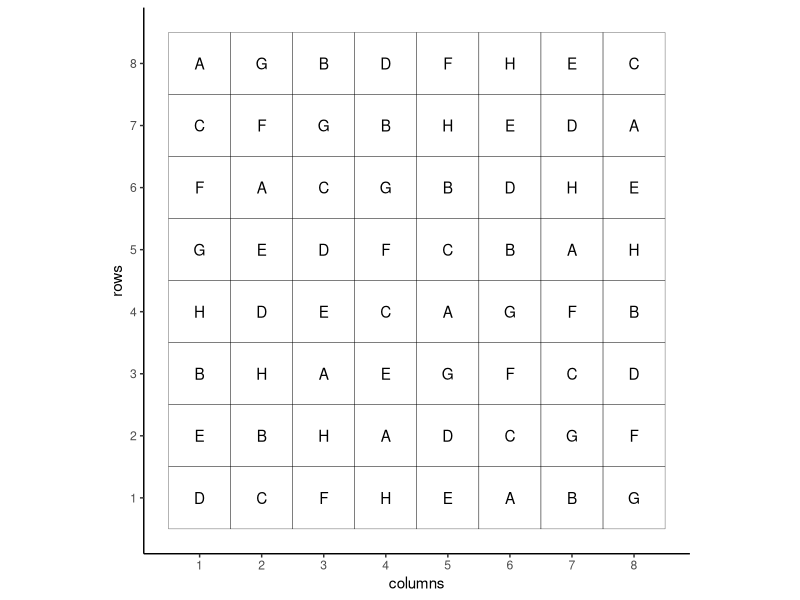
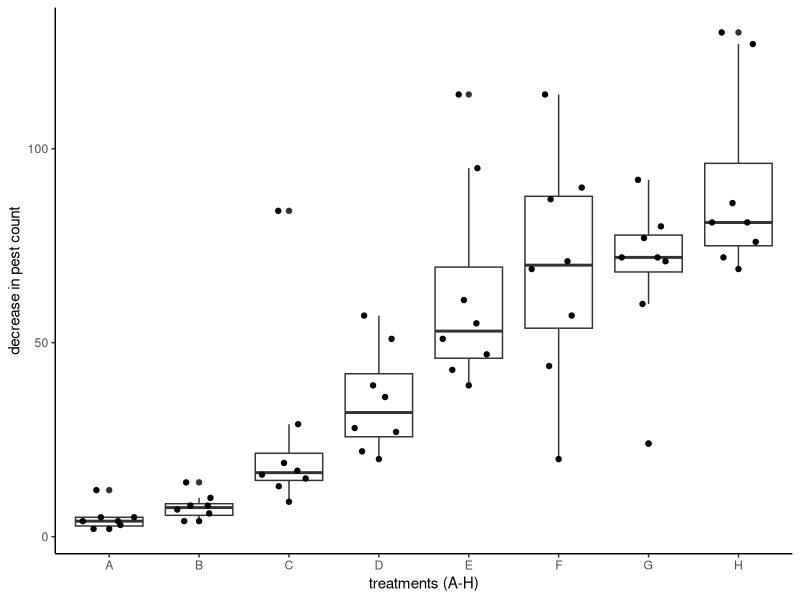
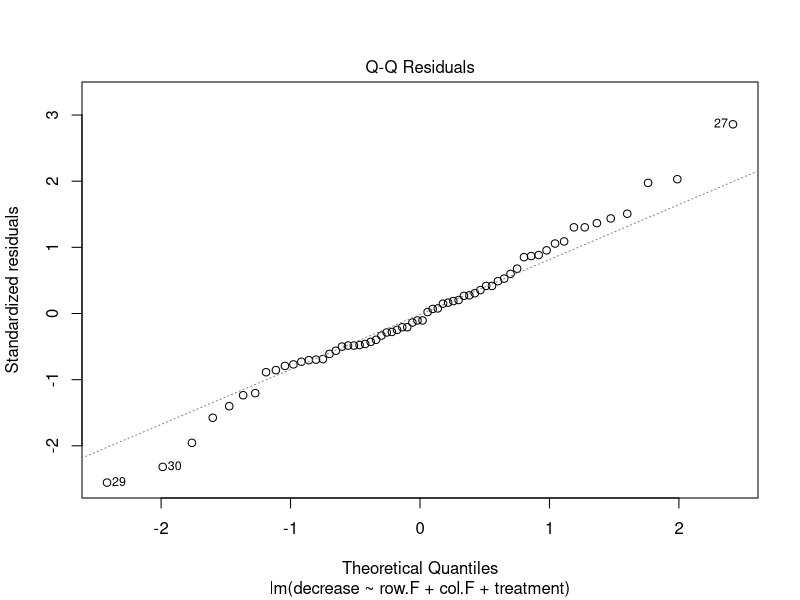
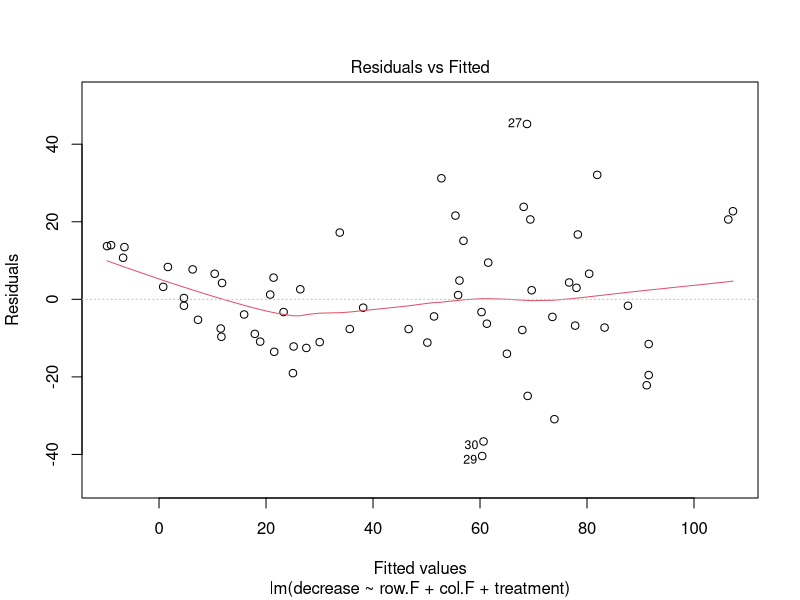
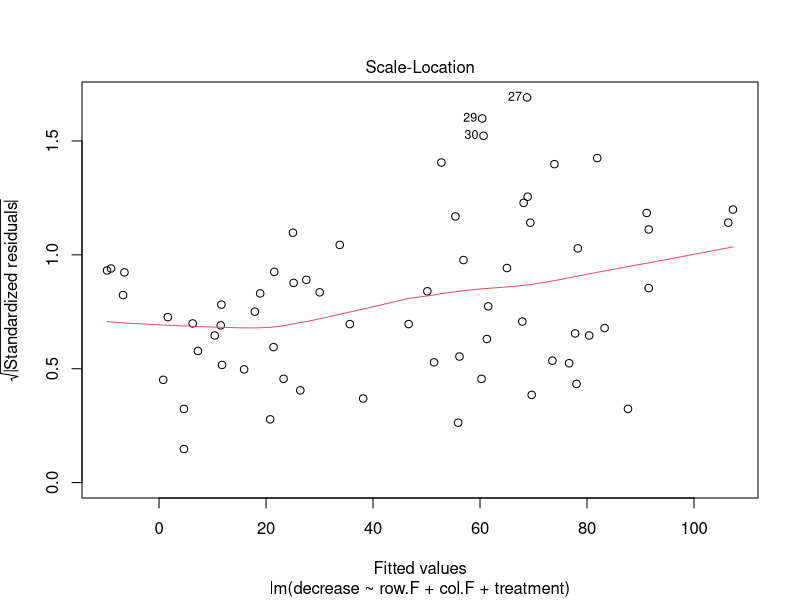
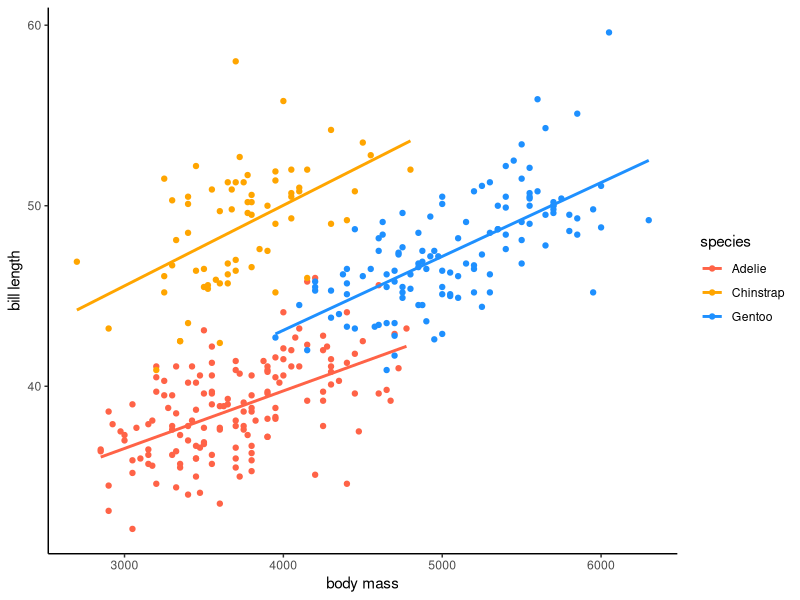

Write R code to recreate these figures, in order.
## ---- chunk 1
knitr::opts_chunk$set(echo = TRUE)
## ---- chunk 2
library(tidyverse)
library(emmeans)
library(multcomp)
library(multcompView)
## ---- chunk 3
head(OrchardSprays)
## ---- chunk 4
OrchardSprays %>% 
  ggplot(aes(x = colpos, y = rowpos)) +
  geom_tile(color = "black", fill = NA) +
  geom_text(aes(label = treatment)) +
  scale_x_continuous(breaks = c(1, 2, 3, 4, 5, 6, 7, 8)) +
  scale_y_continuous(breaks = c(1, 2, 3, 4, 5, 6, 7, 8)) +
  labs(x = "columns",
      y = "rows") +
  theme_classic()+
  coord_fixed()
## ---- chunk 5
OrchardSprays_new <- OrchardSprays %>% 
  mutate(row.F = as.factor(rowpos)) %>%  # mutate makes new columns based on existing columns  
  mutate(col.F = as.factor(colpos))
## ---- chunk 6
OrchardSprays_new %>% 
  ggplot(aes(x = treatment, y = decrease)) +
  geom_boxplot() +
  ggbeeswarm::geom_quasirandom()+
  labs(x = "treatments (A-H)",
       y = "decrease in pest count") +
  theme_classic()
## ---- chunk 7
OrchardSprays_new %>% 
  group_by(treatment) %>% 
  summarise(mean = mean(decrease),
            var = var(decrease),
            sd = sd(decrease),
            n = n()) %>% 
  ungroup()
## ---- chunk 8
model_spray <- lm(decrease ~ row.F + col.F + treatment, data = OrchardSprays_new)
## ---- chunk 9
plot(model_spray, which = 2)
## ---- chunk 10
plot(model_spray, which = c(1, 3))
## ---- chunk 11
anova(model_spray)
## ---- chunk 12
estimate_spray <- emmeans(model_spray, pairwise ~ treatment)
## ---- chunk 13
cld(estimate_spray$emmeans, Letters = letters)
## ---- chunk 14
penguins <- read_csv("../Data/S4_example1.csv")
head(penguins)
## ---- chunk 15
model_body_mass <- lm(bill_len ~ body_mass + species, data = penguins)
anova(model_body_mass)
## ---- chunk 16
penguins %>% 
  ggplot(aes(x = body_mass, y = bill_len)) +
  geom_point(aes(color = species)) +
  geom_smooth(aes(color = species), se = F, method = "lm") +
  scale_color_manual(values = c("tomato1", "orange", "dodgerblue")) +
  labs(x = "body mass",
       y = "bill length") +
  theme_classic()
